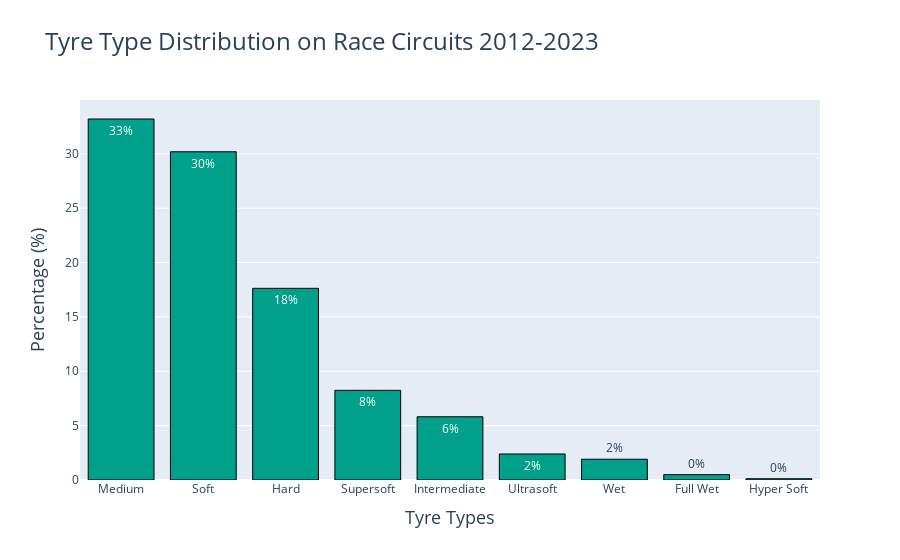

Notebook source saved alongside this figure:
### Code cell
race_circuits = ['Malaysia', 'China', 'Bahrain', 'Spain',
       'Europa', 'Great Britain', 'Germany', 'Hungary',
       'Belgium', 'Italy','Japan', 'Korea', 'India',
       'Abu Dhabi', 'United States', 'Brazil', 'Austria',
       'Mexico', 'Europe','France', 'Styria',
       '70TH Anniversary', 'Tuscany', 'Russian', 'Portugal', 'Imola',
       'Turkey', 'Sakhir', 'Netherlands', 'Qatar',
       'Italia', 'Francia']

# Filter the DataFrame to select rows where the "gp" column is in the list of street circuits
race_circuit_rows = tyre_data_df[tyre_data_df['gp'].isin(race_circuits)]

# Calculate the percentage distribution of tire types
percentage_distribution = race_circuit_rows['tyres'].value_counts(normalize=True) * 100

# Create a DataFrame with the calculated percentages
percentage_df = percentage_distribution.reset_index()
percentage_df.columns = ['Tyre Types', 'Percentage (%)']

# Create a bar chart to visualize the percentage distribution of updated tire types
fig = px.bar(percentage_df, x='Tyre Types', y='Percentage (%)',
             title='Tyre Type Distribution on Race Circuits 2012-2023',
             color_discrete_sequence=["#00A08B"],
             text=percentage_df['Percentage (%)'].apply(lambda x: f'{x:.0f}%'))

# Update marker properties for the bars
fig.update_traces(
    marker=dict(line=dict(width=1, color='black'))
)

# Increase title font size
fig.update_layout(
    title_font=dict(size=24),
    xaxis_title_font=dict(size=18),  # Increase x-axis label font size
    yaxis_title_font=dict(size=18)   # Increase y-axis label font size
)

# Show the plot
fig.show()

### Figure 1 — Plotly figure (JSON) as saved in the notebook; plotly's stock layout.template omitted (floating-point values rounded to 4 significant figures)
{"data": [{"alignmentgroup": "True", "hovertemplate": "Tyre Types=%{x}<br>Percentage (%)=%{y}<br>text=%{text}<extra></extra>", "legendgroup": "", "marker": {"color": "#00A08B", "line": {"color": "black", "width": 1}, "pattern": {"shape": ""}}, "name": "", "offsetgroup": "", "orientation": "v", "showlegend": false, "text": ["33%", "30%", "18%", "8%", "6%", "2%", "2%", "0%", "0%"], "textposition": "auto", "type": "bar", "x": ["Medium", "Soft", "Hard", "Supersoft", "Intermediate", "Ultrasoft", "Wet", "Full Wet", "Hyper Soft"], "xaxis": "x", "y": [33.2, 30.19, 17.63, 8.248, 5.815, 2.394, 1.909, 0.4943, 0.1163], "yaxis": "y"}], "layout": {"barmode": "relative", "legend": {"tracegroupgap": 0}, "title": {"font": {"size": 24}, "text": "Tyre Type Distribution on Race Circuits 2012-2023"}, "xaxis": {"anchor": "y", "domain": [0, 1], "title": {"font": {"size": 18}, "text": "Tyre Types"}}, "yaxis": {"anchor": "x", "domain": [0, 1], "title": {"font": {"size": 18}, "text": "Percentage (%)"}}}}
